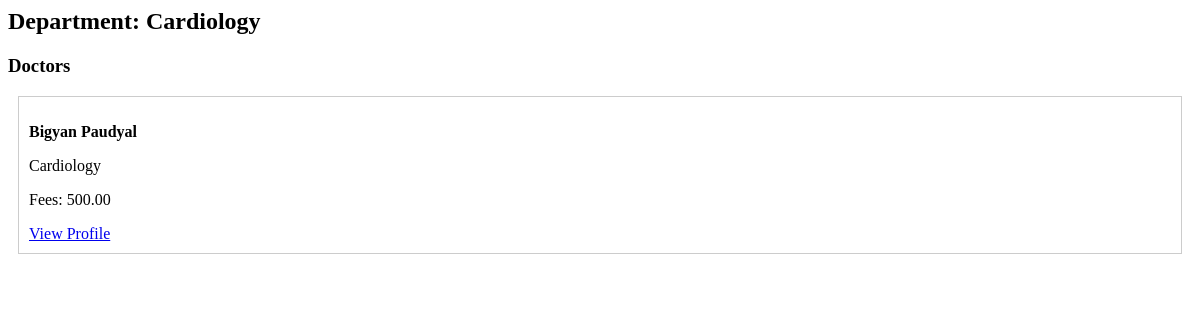
Page /hospitals/department/1/ on the earlier database version.
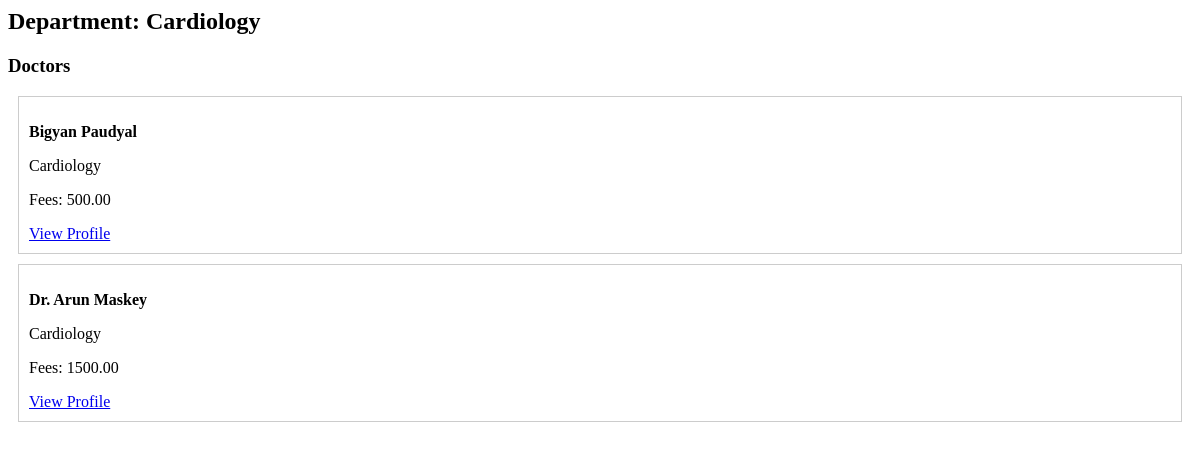
Same page on the later database version.
### doctors/models.py (models this page shows, shortened)
class Doctor(models.Model):
    doctor_id = models.AutoField(primary_key=True)
    name = models.CharField(max_length=100)
    qualification = models.CharField(max_length=100)
    specialization = models.CharField(max_length=100)
    experience_years = models.PositiveIntegerField(default=0)
    hospital = models.ForeignKey('hospitals.Hospital', on_delete=models.CASCADE, null=True, blank=True)
    department = models.ForeignKey('hospitals.Department', on_delete=models.CASCADE, null=True, blank=True)
    email = models.EmailField(unique=True)
    fees = models.DecimalField(max_digits=8, decimal_places=2)
    phone = models.CharField(max_length=13)
    a_status = models.BooleanField(default=True)

### hospitals/views.py (the view)
# urls.py: path('department/<int:department_id>/', views.department_detail, name='department_detail'),
def department_detail(request, department_id):
    department = get_object_or_404(Department, id=department_id)
    doctors = Doctor.objects.filter(department=department, a_status=True)
    return render(request, 'hospitals/department_detail.html', {
        'department': department,
        'doctors': doctors
    })

### hospitals/templates/hospitals/department_detail.html
<h2>Department: {{ department.name }}</h2>
<h3>Doctors</h3>
{% for doctor in doctors %}
    <div style="border:1px solid #ccc; padding:10px; margin:10px;">
        <p><strong>{{ doctor.name }}</strong></p>
        <p>{{ doctor.specialization }}</p>
        <p>Fees: {{ doctor.fees }}</p>
        <a href="{% url 'doctor_detail' doctor.doctor_id %}">
            View Profile
        </a>
    </div>
{% empty %}
    <p>No available doctors</p>
{% endfor %}

Differences in the rows shown:
added Doctor: name "Dr. Arun Maskey", specialization "Cardiology", fees "1500.00"
